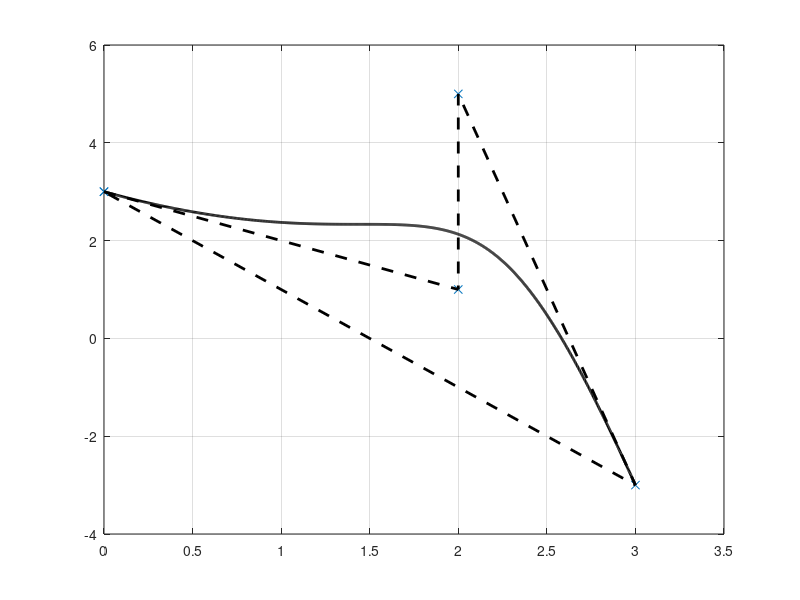

Write the MATLAB code that produced this figure.
%Algoritmo Curvas de Bezier
clear
m=4 %numero de intervalos de 6 figuras:
%x=[0 4 4  0];y=[0 0 4  4]; %a parabola horizontal
%x=[0 6 -1  5];y=[0 4 4  0]; %b cuspide
x=[0 2 2  3];y=[3 1 5 -3]; %c perfil descendente

x(m+1)=x(1);y(m+1)=y(1);	
numpasso=1000
h=1/numpasso %Espaçamento do parametro t
t=0
cx=3*(x(2)-x(1));bx=3*(x(3)-x(2))-cx;ax=(x(4)-x(1))-(cx+bx);
cy=3*(y(2)-y(1));by=3*(y(3)-y(2))-cy;ay=(y(4)-y(1))-(cy+by);
xmax=0;ymax=0;
for i=1:numpasso+1
   xx(i)=x(1)+t*(cx+t*(bx+t*ax));
   yy(i)=y(1)+t*(cy+t*(by+t*ay));
   t=t+h;
end%for
plot(x,y,'x',x,y,'--k','linewidth',2,xx,yy,'-k','linewidth',2)
grid on